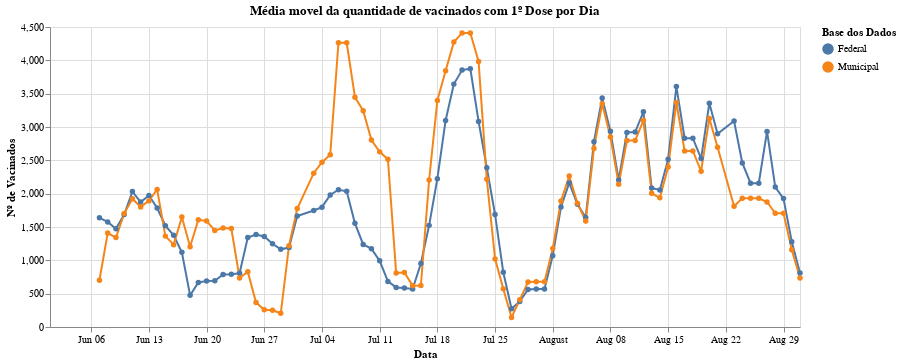

Notebook source saved alongside this figure:
### Markdown cell above
### Média Movel (7 dias) da Aplicação da 1º Dose

### Code cell
alt.Chart(vacinados1DosePorDiaMedMovel).mark_line(point=True).encode(
    alt.X('data:T', title='Data'),
    alt.Y('aplic_por_dia:Q', title='Nº de Vacinados'),
    alt.Color('fonte_dados:N', title='Base dos Dados')
).properties(
    width=750,
    title='Média movel da quantidade de vacinados com 1º Dose por Dia'
)

### Figure 1 — Vega-Lite specification as saved in the notebook (floating-point values rounded to 4 significant figures; data arrays with more than 128 entries replaced by an {"elided": "..."} marker saying what was removed)
{"config": {"view": {"continuousWidth": 400, "continuousHeight": 300}}, "data": {"name": "data-fdbcad993aea64c2e1727214857cb938"}, "mark": {"type": "line", "point": true}, "encoding": {"color": {"type": "nominal", "field": "fonte_dados", "title": "Base dos Dados"}, "x": {"type": "temporal", "field": "data", "title": "Data"}, "y": {"type": "quantitative", "field": "aplic_por_dia", "title": "Nº de Vacinados"}}, "title": "Média movel da quantidade de vacinados com 1º Dose por Dia", "width": 750, "$schema": "https://vega.github.io/schema/vega-lite/v4.8.1.json", "datasets": {"data-fdbcad993aea64c2e1727214857cb938": {"elided": "180 records"}}}
